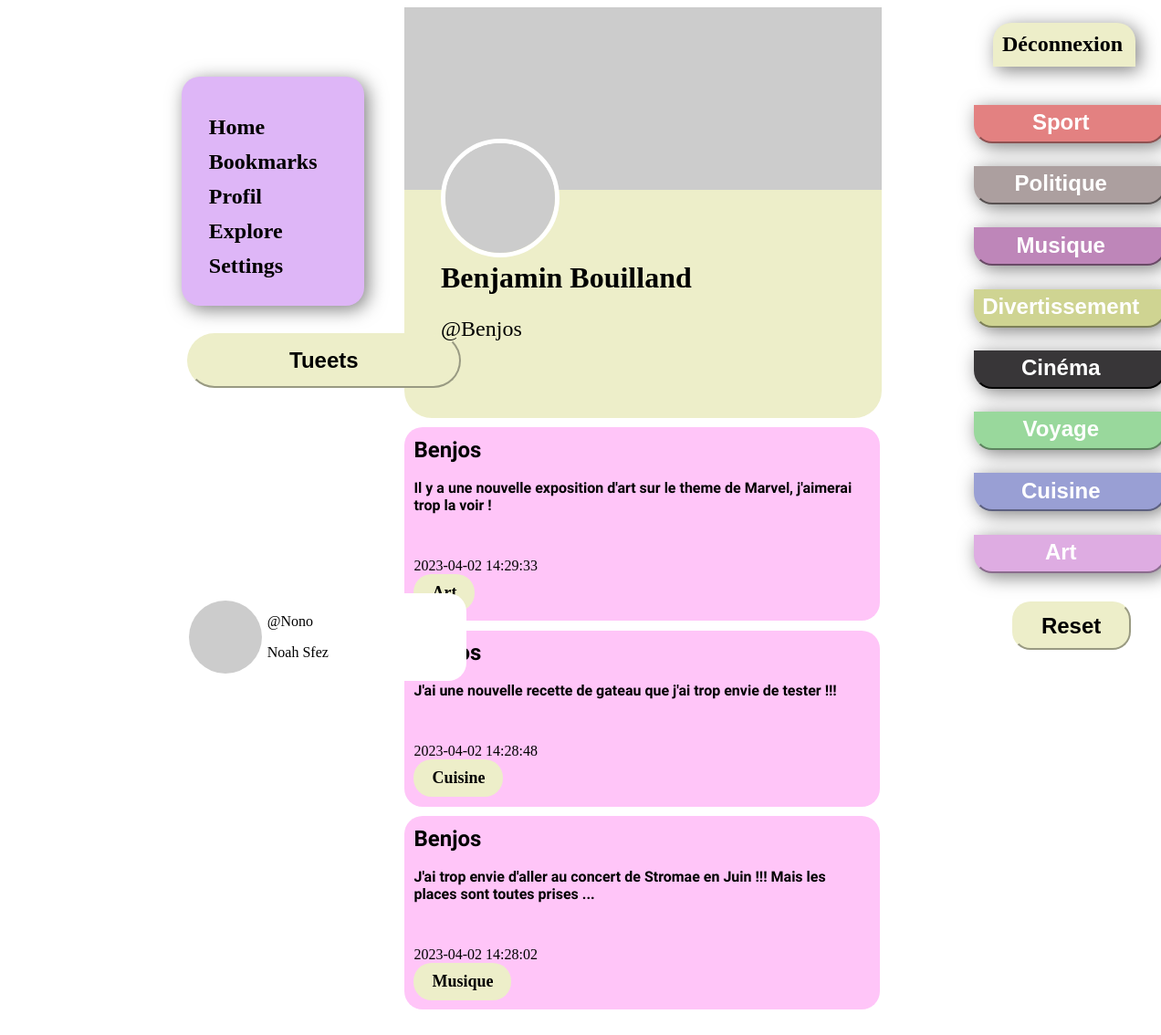
Screenshot of /user.php?profil=Benjos (signed in) with the database file from the repository.
### tables this page shows
CREATE TABLE `users` (
  `id_users` int NOT NULL,
  `pseudo` varchar(30) NOT NULL,
  `prenom` varchar(30) NOT NULL,
  `nom` varchar(30) NOT NULL,
  `mail` varchar(40) NOT NULL,
  `mdp` varchar(255) NOT NULL,
  `user_photo` varchar(150) DEFAULT 'https://picsum.photos/100/100',
  `date_de_naissance` date NOT NULL
);

CREATE TABLE `tweet` (
  `id_tweet` int NOT NULL,
  `message` text NOT NULL,
  `date_heure_message` datetime NOT NULL,
  `type` varchar(40) NOT NULL,
  `image_chemin` varchar(260) DEFAULT NULL,
  `id_users` int NOT NULL
);

### user.php (the view, shortened to what this page needs)
<!DOCTYPE html>
<html>
<head>
    <link rel="stylesheet" type="text/css" href="style.css">
</head>
<body>
    <?php
        $pdo = new PDO('mysql:host=localhost;dbname=testtwitter','root', '', array(PDO::ATTR_ERRMODE => PDO::ERRMODE_WARNING, PDO::MYSQL_ATTR_INIT_COMMAND => 'SET NAMES utf8'));
        if(isset($_GET['profil'])){
            $profil_id = $_GET['profil'];
        }
        $random_user = $pdo->query('SELECT id_users, user_photo, pseudo, prenom, nom FROM users ORDER BY RAND() LIMIT 1')->fetch(PDO::FETCH_ASSOC);
        $user_query = $pdo->query("SELECT * FROM users WHERE pseudo='$profil_id'");
        $user = $user_query->fetch(PDO::FETCH_ASSOC);
    ?>
    <header class="header nav-profil">
      <div class="nav-bar">
        <a href="index.php" class="nav">Home</a>
        <a href="" class="nav">Bookmarks</a>
        <a href="profil.php" class="nav">Profil</a>
        <a href="" class="nav">Explore</a>
        <a href="" class="nav">Settings </a>
      </div>
      <button id="myBtn" class="btn-modal">Tueets</button>
      <div class="profil">
        <div class="img-profil">
          <a href="profil.php"><img src="<?php echo $random_user['user_photo']; ?>" alt="" class="img-profil"></a>
        </div>
        <div class="utilisateur">
          <p>@<?php  echo $_SESSION['pseudo']; ?></p>
          <p><?php echo $_SESSION['prenom'] . ' ' . $_SESSION['nom']; ?></p>
        </div>
      </div>
    </header>
    <main>
      <div class="head-profil">
        <div class="bio">
          <img src="<?php echo $random_user['user_photo']; ?>" alt="" class="banniere-profil">
            <div class="head">
              <img src="<?php echo $random_user['user_photo']; ?>" alt="" class="head-img">
              <h3 class="head-name"><?php echo $user['prenom'] . ' ' . $user['nom']; ?></h3>
              <p class="head-pseudo">@<?php echo $user['pseudo']; ?></p>
            </div>
        </div>
        <div class="profil-tweet">
          <?php
            $rqt= "SELECT * FROM tweet WHERE id_users='" . $user['id_users'] . "' ORDER BY date_heure_message DESC";
            $result = $pdo->query($rqt);
            while ($row = $result->fetch(PDO::FETCH_ASSOC)) {
              echo '<div class="tweet_content ' . $row['type'] .' content-respo">';
              echo '<div class="pseudo_message">';
              echo '<span class="pseudo_tweet">' . $user['pseudo'] . '</span><br>';
              echo '<span class="message_tweet">' .$row['message'] . '</span><br>';
              echo '</div>';
              echo '<div class="date_supprimer">';
              echo $row['date_heure_message'] . '<br>';
              echo '<div class="type_response">';
              echo $row['type'];
              echo '</div>';
              echo '</div>';
              echo '</div>';
            }
          ?>
        </div>
      </div>
      <div class="last-profil">
        <a href="inscription.php" class="deconnexion">Déconnexion</a>
          <div class="filter-buttons">
            <button class="filter-btn buttons-all sport" data-tag="Sport">Sport</button>
            <button class="filter-btn buttons-all politique" data-tag="Politique">Politique</button>
            <button class="filter-btn buttons-all musique" data-tag="Musique">Musique</button>
            <button class="filter-btn buttons-all divertissement" data-tag="Divertissement">Divertissement</button>
            <button class="filter-btn buttons-all cinema" data-tag="Cinéma">Cinéma</button>
            <button class="filter-btn buttons-all voyage" data-tag="Voyage">Voyage</button>
            <button class="filter-btn buttons-all cuisine" data-tag="Cuisine">Cuisine</button>
            <button class="filter-btn buttons-all art" data-tag="Art">Art</button>
          </div>
          <button id="resetButton" class="reset-filter">Reset</button>
      </div>
    </main>
</body>
</html>

### style.css (style rules this page uses)
a { color: rgb(0, 0, 0); text-decoration: unset; }
main { display: flex; margin-left: 33.3%; }
body { background-color: rgb(255, 255, 255); display: flex; flex-direction: column; overflow-x: hidden; }
:root { --couleur-tweeter: rgb(0, 172, 238); --couleur-sport: #E38181; --couleur-politique: #AC9F9F; --couleur-musique: #BE86B9; --couleur-divertissement: #CFD492; --couleur-cinema: #383638; --couleur-voyage: #99D89C; --couleur-cuisine: #999FD4; --couleur-art: #DEACE2; --violet-lotus: rgb(171, 86, 162); }

### components/header.css (style rules this page uses)
.header { margin-left: 15%; position: fixed; }
.profil { background-color: rgb(255, 255, 255); transition: 0.5s; width: 100%; border-radius: 20px; margin-top: 75%; padding: 2%; display: flex; }
.img-profil { width: 80px; height: 80px; border-radius: 50%; border: 1px solid white; object-fit: cover; }
.utilisateur { margin-left: 2%; color: rgb(0, 0, 0); }

### components/post.css (style rules this page uses)
.pseudo_tweet { font-weight: bold; font-size: x-large; font-family: 'Prompt', sans-serif; }
.message_tweet { font-weight: bold; font-family: 'Prompt', sans-serif; }
.tweet_content { width: 500px; gap: 30px; display: flex; flex-direction: column; padding: 2%; margin-right: 22px; background-color: rgb(255, 197, 248); margin-top: 2%; border-radius: 20px; }
.pseudo_message { display: flex; flex-direction: column; }
.date_supprimer { display: flex; flex-direction: column-reverse; align-items: flex-end; justify-content: end; display: block; }
.type_response { font-weight: bold; background-color: #EDEEC9; color: black; padding: 2% 4%; border-radius: 20px; font-size: large; width: max-content; }
.sport { background-color: var(--couleur-sport); border-color: var(--couleur-sport); }
.politique { background-color: var(--couleur-politique); border-color: var(--couleur-politique); }
.musique { background-color: var(--couleur-musique); border-color: var(--couleur-musique); }
.divertissement { background-color: var(--couleur-divertissement); border-color: var(--couleur-divertissement); }
.cinema { background-color: var(--couleur-cinema); border-color: var(--couleur-cinema); }
.voyage { background-color: var(--couleur-voyage); border-color: var(--couleur-voyage); }
.cuisine { background-color: var(--couleur-cuisine); border-color: var(--couleur-cuisine); }
.art { background-color: var(--couleur-art); border-color: var(--couleur-art); }

### components/nav.css (style rules this page uses)
.nav-bar { display: flex; flex-direction: column; font-size: x-large; gap: 80%; width: 140px; background-color: rgb(222, 182, 247); padding: 10%; border-radius: 20px; box-shadow: 4px 4px 20px rgba(0, 0, 0, 0.5); }
.nav-profil { margin-top: 6%; }
.nav { color: rgb(0, 0, 0); margin-top: 8%; font-size: x-large; font-weight: bold; transition: 0.5s; }

### components/modal.css (style rules this page uses)
.btn-modal { background-color: #edeec9; color: black; width: 300px; height: 60px; border-radius: 40px; border-color: rgb( 237, 238, 201); margin-top: 10%; margin-left: 2%; font-size: x-large; font-weight: bold; transition: 0.5s; }

### components/type.css (style rules this page uses)
.last-profil { display: flex; flex-direction: column; padding: 2%; margin-left: 10%; }
.deconnexion { font-size: x-large; background-color: #EDEEC9; padding: 5%; width: 135px; color: black; font-weight: bold; border-top-left-radius: 20px; border-top-right-radius: 20px; font-weight: bold; cursor: pointer; margin-left: 10%; box-shadow: 4px 4px 20px rgba(0, 0, 0, 0.5); transition: 0.5s; }
.filter-btn { font-size: x-large; font-weight: bold; margin-top: 15%; padding: 2% 15% 4% 4%; color: white; border-bottom-left-radius: 20px; border-bottom-right-radius: 20px; cursor: pointer; box-shadow: 4px 4px 20px rgba(0, 0, 0, 0.5); width: 210px; }
.filter-buttons { margin-top: 8%; margin-right: 20%; display: flex; flex-direction: column; }
.reset-filter { font-size: x-large; font-weight: bold; margin-top: 15%; margin-left: 20%; margin-right: 18%; padding: 5%; color: black; border-radius: 20px; background-color: #EDEEC9; border-color: #EDEEC9; cursor: pointer; transition: 0.5s; }

### components/profil.css (style rules this page uses)
.banniere-profil { width: 523px; height: 200px; }
.head-profil { display: flex; flex-direction: column; min-height: 1340px; max-height: auto; margin-left: 2%; }
.head-img { border-radius: 50%; border: 5px solid white; width: 120px; }
.head-name { font-size: xx-large; margin: 0; }
.bio { background-color: #EDEEC9; border-radius: 30px; }
.head { position: relative; bottom: 60px; left: 40px; z-index: 0; }
.head-pseudo { font-size: x-large; }
.profil-tweet { display: flex; flex-direction: column; }

### rows the page displays
users: prenom "Benjamin", nom "Bouilland", pseudo "Benjos"
tweet: id_users.pseudo "Benjos", message "Il y a une nouvelle exposition d'art sur le theme de Marvel, j'aimerai trop la voir !", date_heure_message "2023-04-02 14:29:33", type "Art"
tweet: message "J'ai une nouvelle recette de gateau que j'ai trop envie de tester !!!", date_heure_message "2023-04-02 14:28:48", type "Cuisine"
tweet: id_users.pseudo "Benjos", message "J'ai trop envie d'aller au concert de Stromae en Juin !!! Mais les places sont toutes prises ...", date_heure_message "2023-04-02 14:28:02", type "Musique"

### other values shown
$_SESSION['pseudo'] "Nono"
$_SESSION['prenom'] "Noah"
$_SESSION['nom'] "Sfez"
